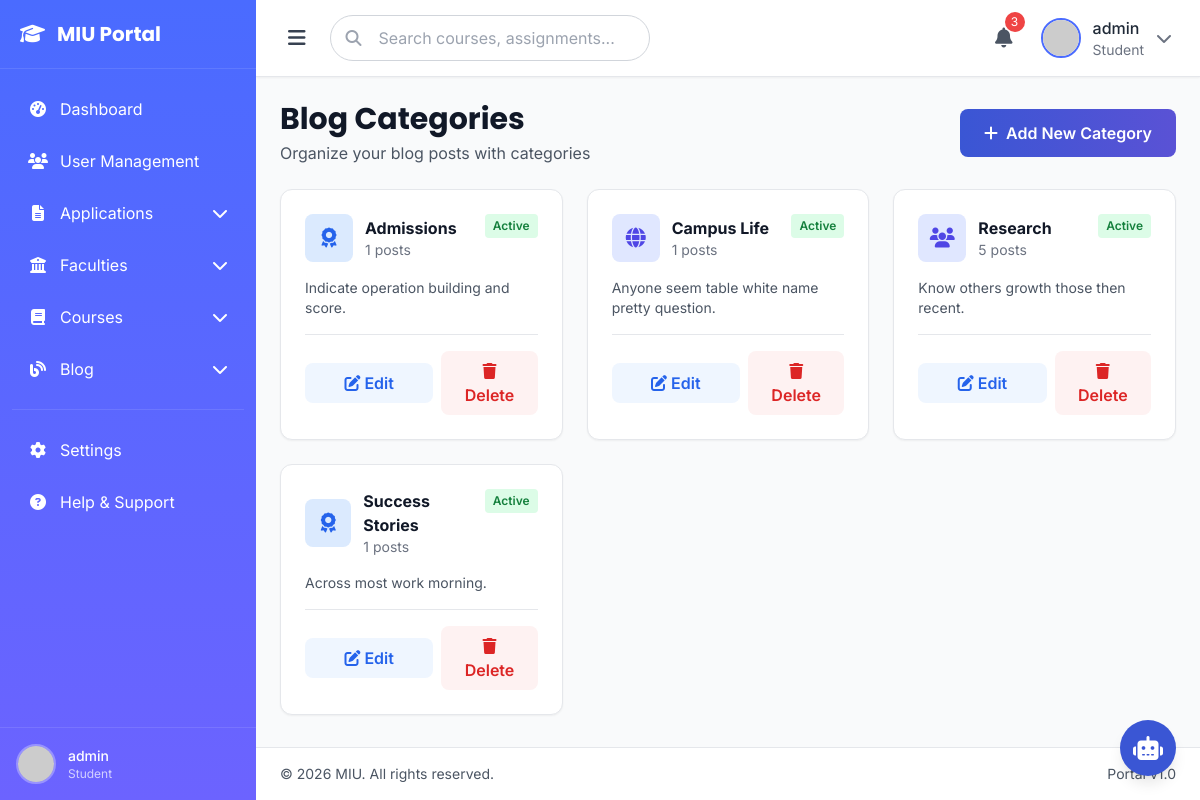
The app's page /management/blog/categories/ (signed in), older data.
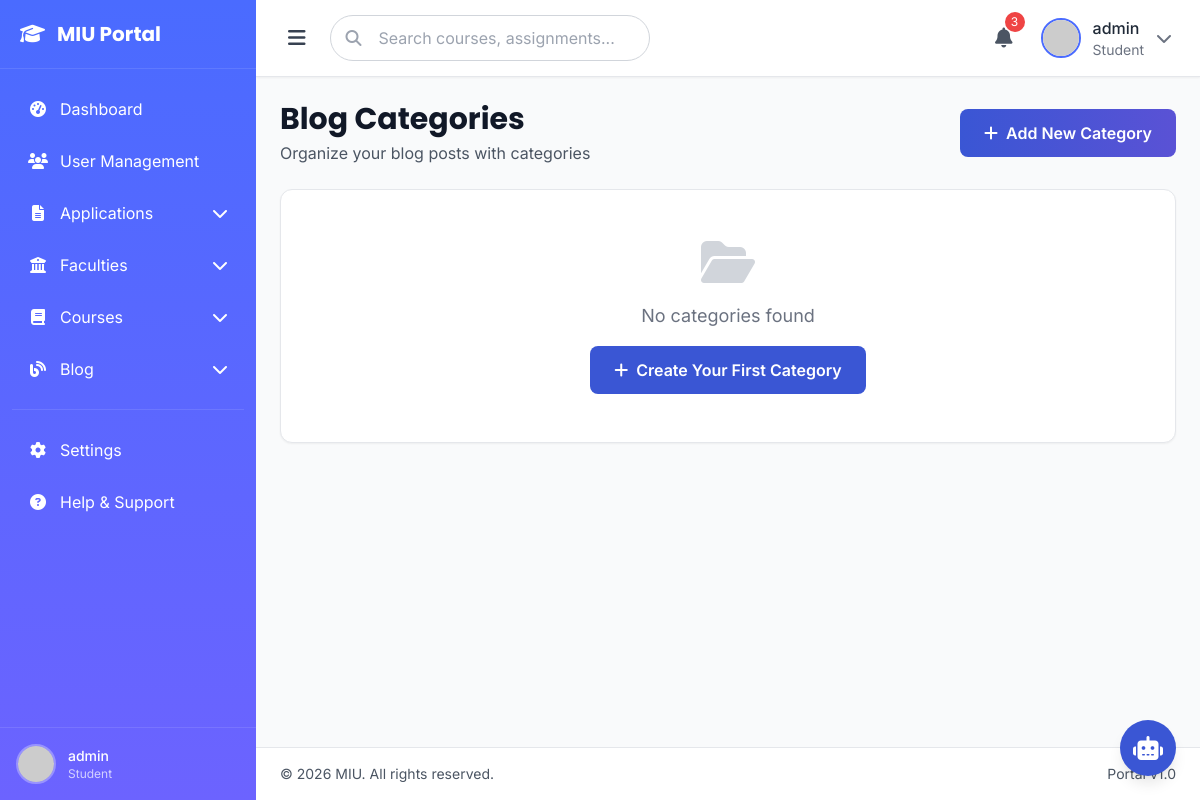
The same page, newer data.
### eduweb/models.py (models this page shows, shortened)
class BlogCategory(models.Model):
    name = models.CharField(max_length=100, unique=True)
    slug = models.SlugField(max_length=100, unique=True)
    description = models.TextField(blank=True)
    icon = models.CharField(max_length=50, default='folder')
    color = models.CharField(max_length=20, default='blue')
    display_order = models.IntegerField(default=0)
    is_active = models.BooleanField(default=True)
    class Meta:
        verbose_name = 'Blog Category'
        verbose_name_plural = 'Blog Categories'
        ordering = ['display_order', 'name']
    def get_post_count(self):
        return self.blog_posts.filter(status='published').count()

### management/views.py (the view)
# urls.py: path('blog/categories/', views.blog_categories_list, name='blog_categories_list'),
@login_required(login_url='eduweb:auth_page')
@user_passes_test(is_admin)
def blog_categories_list(request):
    categories = BlogCategory.objects.all().order_by('display_order', 'name')
    pending_count = CourseApplication.objects.filter(status__in=['submitted', 'under_review']).count()
    context = {
        'categories': categories,
        'pending_count': pending_count,
    }
    return render(request, 'management/blog_categories_list.html', context)

### eduweb/context.py (called while the page is built)
def navigation_data(request):
    faculties = Faculty.objects.filter(is_active=True).prefetch_related('courses')[:11]
    courses = Course.objects.filter(is_active=True).select_related('faculty')[:11]
    return {
        'all_faculties': faculties,
        'all_courses': courses,
    }

### eduweb/views.py (called while the page is built)
def application_status_context(request):
    has_pending_application = False
    if request.user.is_authenticated:
        has_pending_application = CourseApplication.objects.filter(
            user=request.user,
            status__in=['draft', 'pending_payment', 'submitted', 'under_review', 'reviewed']
        ).exists()
    return {'has_pending_application': has_pending_application}

### management/views.py (called while the page is built)
def is_admin(user):
    return user.is_staff or user.is_superuser

### templates/management/blog_categories_list.html (shortened to what this page needs)
{% extends 'management/base.html' %}
{% load static %}
{% block content %}
<div class="mb-6">
    <div class="flex flex-col md:flex-row md:items-center md:justify-between gap-4">
        <div>
            <h1 class="text-3xl font-bold text-gray-900 font-display">Blog Categories</h1>
            <p class="text-gray-600 mt-1">Organize your blog posts with categories</p>
        </div>
        <a href="{% url 'management:blog_category_create' %}"
           class="inline-flex items-center gap-2 px-6 py-3 bg-gradient-to-r from-primary-600 to-secondary-600 text-white rounded-lg font-semibold hover:shadow-xl transition-all duration-300">
            <i class="fas fa-plus"></i>
            Add New Category
        </a>
    </div>
</div>
<div class="grid grid-cols-1 md:grid-cols-2 lg:grid-cols-3 gap-6">
    {% for category in categories %}
    <div class="bg-white rounded-xl shadow-sm border border-gray-200 p-6 hover:shadow-lg transition-shadow">
        <div class="flex items-start justify-between mb-4">
            <div class="flex items-center gap-3">
                <div class="w-12 h-12 bg-{{ category.color }}-100 rounded-lg flex items-center justify-center">
                    <i class="fas fa-{{ category.icon }} text-{{ category.color }}-600 text-xl"></i>
                </div>
                <div>
                    <h3 class="font-bold text-gray-900">{{ category.name }}</h3>
                    <p class="text-sm text-gray-500">{{ category.get_post_count }} posts</p>
                </div>
            </div>
            {% if category.is_active %}
            <span class="px-2 py-1 bg-green-100 text-green-700 rounded text-xs font-semibold">
                Active
            </span>
            {% else %}
            <span class="px-2 py-1 bg-gray-100 text-gray-700 rounded text-xs font-semibold">
                Inactive
            </span>
            {% endif %}
        </div>
        {% if category.description %}
        <p class="text-sm text-gray-600 mb-4">{{ category.description|truncatechars:100 }}</p>
        {% endif %}
        <div class="flex items-center gap-2 pt-4 border-t border-gray-200">
            <a href="{% url 'management:blog_category_edit' category.pk %}"
               class="flex-1 px-4 py-2 bg-blue-50 text-blue-600 rounded-lg text-center font-semibold hover:bg-blue-100 transition-colors">
                <i class="fas fa-edit"></i> Edit
            </a>
            <form method="POST" action="{% url 'management:blog_category_delete' category.pk %}"
                  onsubmit="return confirm('Are you sure? This will not delete posts in this category.');"
                  class="flex-1">
                <button type="submit"
                        class="w-full px-4 py-2 bg-red-50 text-red-600 rounded-lg font-semibold hover:bg-red-100 transition-colors">
                    <i class="fas fa-trash"></i> Delete
                </button>
            </form>
        </div>
    </div>
    {% empty %}
    <div class="col-span-full">
        <div class="bg-white rounded-xl shadow-sm border border-gray-200 p-12 text-center">
            <i class="fas fa-folder-open text-gray-300 text-5xl mb-4"></i>
            <p class="text-gray-500 text-lg mb-4">No categories found</p>
            <a href="{% url 'management:blog_category_create' %}"
               class="inline-flex items-center gap-2 px-6 py-3 bg-primary-600 text-white rounded-lg font-semibold hover:bg-primary-700 transition-colors">
                <i class="fas fa-plus"></i>
                Create Your First Category
            </a>
        </div>
    </div>
    {% endfor %}
</div>
{% endblock %}

Row changes from the older to the newer data that the page shows:
removed BlogCategory: name "Admissions", get_post_count "1", is_active "Active", description "Indicate operation building and score.", color "blue" (drawn)
removed BlogCategory: name "Campus Life", get_post_count "1", is_active "Active", description "Anyone seem table white name pretty question.", color "indigo" (drawn)
removed BlogCategory: name "Research", get_post_count "5", is_active "Active", description "Know others growth those then recent.", color "indigo" (drawn)
removed BlogCategory: name "Success Stories", get_post_count "1", is_active "Active", description "Across most work morning.", color "blue" (drawn)
Text that changed along with them:
text now shown: "No categories found Create Your First Category"
